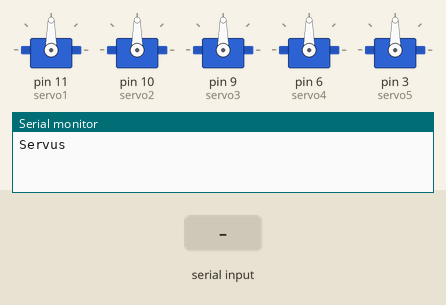
This sketch was run on a simulated Arduino Uno, built with avr-gcc and run on an emulated ATmega328P. Shown: 5 × servo, the last lines printed to the serial monitor. Inputs (shaded band) come from the test bench.

Above: at 1.2 s.
1.3 s: "2\n" received over Serial
At 3.42 s:
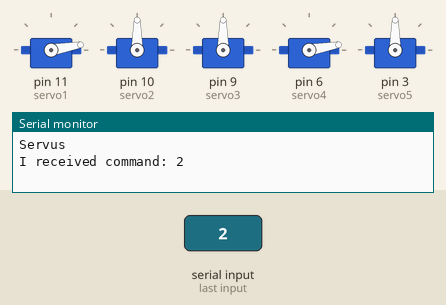
4.3 s: "1\n" received over Serial
At 7.0 s:
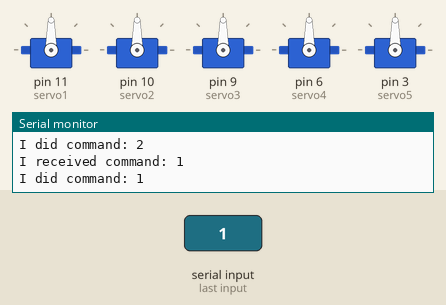
7.3 s: "3\n" received over Serial
At 9.42 s:
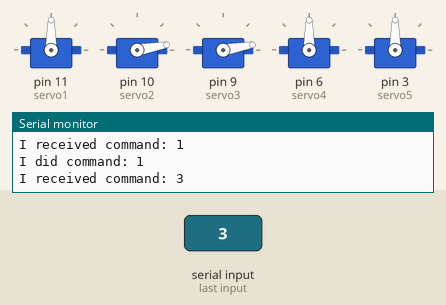
10.3 s: "4\n" received over Serial
At 13.15 s:
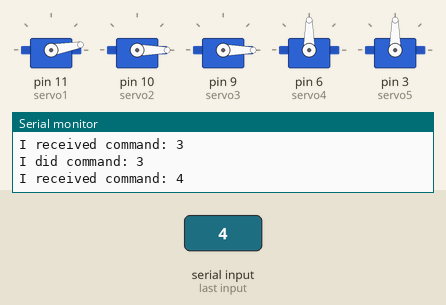
13.3 s: "5\n" received over Serial
At 15.88 s:
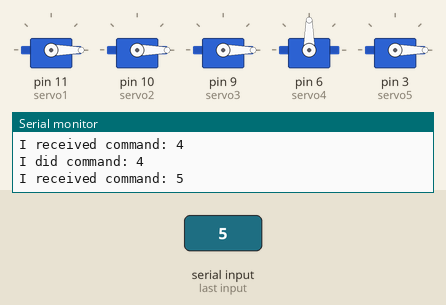
Timing chart, 0 to 26.3 s (numbered marks = the images above; inputs shaded):
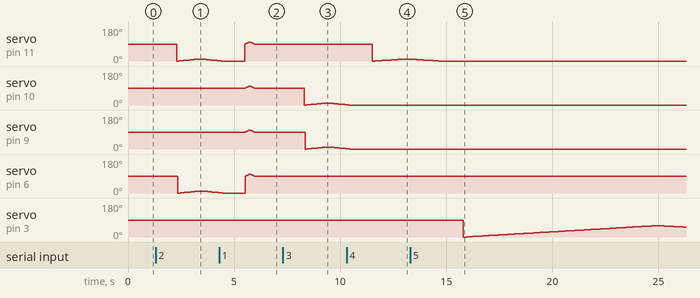

The sketch:

sideway_servo.ino
```cpp
#include <Servo.h>

Servo servo1;
Servo servo2;
Servo servo3;
Servo servo4;
Servo servo5;

int pos = 90;
String Byte ;
int a;
int b;
int c;
int d;
int e;
void setup()
{
  Serial.begin(9600);
  Serial.println("Servus");
  servo1.attach(11);
  servo2.attach(10);
  servo3.attach(9);
  servo4.attach(6);
  servo5.attach(3);

}

void loop()
{
  if (Serial.available() > 0)
   {
    Byte = Serial.readString();
    int z= Byte.toInt();
  if (z!=0)
    switch (z)
     {
      case 1:
      Serial.print("I received command: ");
      Serial.println(z);
      for (pos = 90; pos <= 100; pos += 1)
      {
       servo1.write(pos);
       delay(5);
       servo2.write(pos);
       delay(5);
       servo3.write(pos);
       delay(5);
       servo4.write(pos);
       delay(5);

      }
      for (pos = 100; pos >= 90; pos -= 1)
      {
       servo1.write(pos);
       delay(5);
       servo2.write(pos);
       delay(5);
       servo3.write(pos);
       delay(5);
       servo4.write(pos);
       delay(5);

      }
      break;

      case 2:
      Serial.print("I received command: ");
      Serial.println(z);
      for (pos = 0; pos <= 10; pos += 1)
      {
       servo1.write(pos);
       delay(50);
       servo4.write(pos);
       delay(50);
      }
      for (pos = 10; pos >= 0; pos -= 1)
      {
       servo1.write(pos);
       delay(50);
       servo4.write(pos);
       delay(50);
      }
      break;

      case 3:
      Serial.print("I received command: ");
      Serial.println(z);
      for (pos = 0; pos <= 10; pos += 1)
      {
       servo2.write(pos);
       delay(50);
       servo3.write(pos);
       delay(50);
      }
      for (pos = 10; pos >= 0; pos -= 1)
      {
       servo2.write(pos);
       delay(50);
       servo3.write(pos);
       delay(50);
      }
      break;

      case 4:
      Serial.print("I received command: ");
      Serial.println(z);
      for (pos = 0; pos <= 10; pos += 1)
      {
       servo1.write(pos);
       delay(150);
      }
      for (pos = 10; pos >= 0; pos -= 1)
      {
       servo1.write(pos);
       delay(150);
      }
      break;

    case 5:
      Serial.print("I received command: ");
      Serial.println(z);
      for (pos = 0; pos <= 60; pos += 1)
      {
       servo5.write(pos);
       delay(150);
      }
      for (pos = 60; pos >= 0; pos -= 1)
      {
       servo5.write(pos);
       delay(150);
      }
      break;

     }

    Serial.print("I did command: ");
    Serial.println(z);

 }
}
```

Measured:
- after the input at 1.3 s, servo on pin 11 (servo1): 90° → 0° after 1.0 s, → 1° 0.10 s later, → 2° 0.10 s later, → 3° 0.10 s later, … (19 changes in this stretch); servo on pin 6 (servo4): 90° → 0° after 1.1 s, → 1° 0.10 s later, → 2° 0.10 s later, → 3° 0.10 s later, … (19 changes in this stretch)
- after the input at 4.3 s, servo on pin 10 (servo2), servo on pin 9 (servo3): rises from 90° to 100° in 0.18 s, then falls to 90° in 0.23 s
- after the input at 7.3 s, servo on pin 10 (servo2): 90° → 0° after 1.0 s, → 1° 0.10 s later, → 2° 0.10 s later, → 3° 0.10 s later, … (19 changes in this stretch); servo on pin 9 (servo3): 90° → 0° after 1.1 s, → 1° 0.10 s later, → 2° 0.10 s later, → 3° 0.10 s later, … (19 changes in this stretch)
- after the input at 10.3 s, servo on pin 11 (servo1): 90° → 0° after 1.2 s, → 1° 0.15 s later, → 2° 0.15 s later, → 3° 0.15 s later, … (11 changes in this stretch)
- after the input at 13.3 s, servo on pin 3 (servo5): 90° → 0° after 2.5 s, → 1° 0.15 s later, → 2° 0.15 s later, → 3° 0.15 s later, … (69 changes in this stretch)
